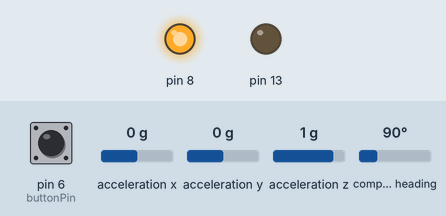
Simulated run of this sketch. Board: Arduino Uno, built with avr-gcc and run on an emulated ATmega328P. Parts: output pins drawn as LEDs (lit = HIGH). The inputs (shaded band) are chosen by the test bench; at power-on: pin 6 (buttonPin) LOW, acceleration x 0 g, acceleration y 0 g, acceleration z 1 g, compass heading 90°. Storage starts empty.

Above: at 2.2 s.
2.3 s: pin 6 (buttonPin) pulled HIGH for 0.15 s
At 3.7 s:
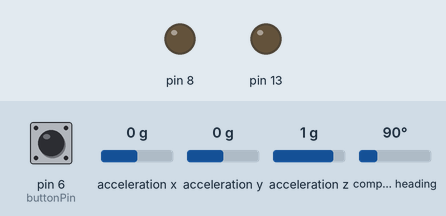
Timing chart, 0 to 13.6 s (numbered marks = the images above; inputs shaded):
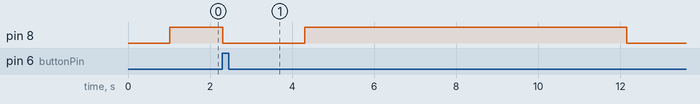

The sketch:

SLM_Project.ino
```cpp
#include <SPI.h>
#include <SD.h>

#include <Wire.h>
#include <Adafruit_Sensor.h>
#include <Adafruit_BNO055.h>
#include <utility/imumaths.h>

Adafruit_BNO055 bno = Adafruit_BNO055();

unsigned long time;
unsigned long timer;

unsigned long dinterval;

const int buttonPin = 6;
int buttonState = 0;

// Set the pins used
#define cardSelect 4

File logfile;

// blink out an error code
void error(uint8_t errno) {
  while(1) {
    uint8_t i;
    for (i=0; i<errno; i++) {
      digitalWrite(13, HIGH);
      delay(100);
      digitalWrite(13, LOW);
      delay(100);
    }
    for (i=errno; i<10; i++) {
      delay(200);
    }
  }
}

void setup() {

  pinMode(buttonPin, INPUT);
  Serial.begin(115200);

   if(!bno.begin())
  {
    /* There was a problem detecting the BNO055 ... check your connections */
    Serial.print("Ooops, no BNO055 detected ... Check your wiring or I2C ADDR!");
    while(1);
  }

  delay(1000);

  bno.setExtCrystalUse(true);


  // see if the card is present and can be initialized:
  if (!SD.begin(cardSelect)) {
    Serial.println("Card init. failed!");
    error(2);
  }
  pinMode(13, OUTPUT);
  pinMode(8, OUTPUT);
}

uint8_t i=0;
void loop() {
  digitalWrite(8, HIGH);
  buttonState = digitalRead(buttonPin);

  if (buttonState == HIGH)
  {
    char filename[15];
    strcpy(filename, "ANALOG00.TXT");
    for (uint8_t i = 0; i < 100; i++) {
      filename[6] = '0' + i/10;
      filename[7] = '0' + i%10;
      // create if does not exist, do not open existing, write, sync after write
      if (! SD.exists(filename)) {
        break;
      }
    }

    logfile = SD.open(filename, FILE_WRITE);
    if( ! logfile ) {
      Serial.print("Couldnt create ");
      Serial.println(filename);
      error(3);
    }

    digitalWrite(8, LOW);
    delay(2000);

    for(int i = 0; i < 800; i++)
    {
      digitalWrite(8, HIGH);

      time = millis();

      imu::Vector<3> accelm = bno.getVector(Adafruit_BNO055::VECTOR_LINEARACCEL);
      imu::Quaternion quat = bno.getQuat();
      imu::Vector<3> vec = quat.toEuler();

      logfile.print(time);
      logfile.print(" ");

      logfile.print(accelm.x());
      logfile.print(" ");
      logfile.print(accelm.y());
      logfile.print(" ");

      logfile.println(vec[1]);

      timer = millis();

      dinterval = (10 + time) - timer;
      if(dinterval > 10)
      {
        dinterval = 0;
      }
      delay(dinterval);
    }
    logfile.close();

    digitalWrite(8, LOW);
    delay(2000);
  }

  delay(10);
}
```

Measured:
- after the input at 2.3 s, pin 8: HIGH → LOW at once, → HIGH 2.0 s later, → LOW 7.8 s later
